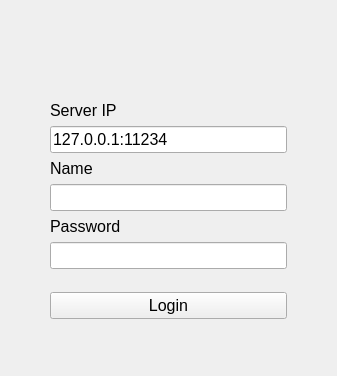
<?xml version="1.0" encoding="UTF-8"?>
<ui version="4.0">
 <class>CLoginClass</class>
 <widget class="QMainWindow" name="CLoginClass">
  <property name="geometry">
   <rect>
    <x>0</x>
    <y>0</y>
    <width>337</width>
    <height>376</height>
   </rect>
  </property>
  <property name="windowTitle">
   <string>LogIn</string>
  </property>
  <widget class="CMainWidget" name="mainWidget">
   <layout class="QFormLayout" name="formLayout">
    <property name="fieldGrowthPolicy">
     <enum>QFormLayout::AllNonFixedFieldsGrow</enum>
    </property>
    <property name="horizontalSpacing">
     <number>0</number>
    </property>
    <property name="leftMargin">
     <number>50</number>
    </property>
    <property name="topMargin">
     <number>0</number>
    </property>
    <property name="rightMargin">
     <number>50</number>
    </property>
    <property name="bottomMargin">
     <number>0</number>
    </property>
    <item row="0" column="1">
     <spacer name="verticalSpacer">
      <property name="orientation">
       <enum>Qt::Vertical</enum>
      </property>
      <property name="sizeHint" stdset="0">
       <size>
        <width>20</width>
        <height>80</height>
       </size>
      </property>
     </spacer>
    </item>
    <item row="2" column="1">
     <widget class="QLabel" name="lblError">
      <property name="font">
       <font>
        <family>Arial</family>
        <pointsize>11</pointsize>
       </font>
      </property>
      <property name="text">
       <string>&lt;font color=&quot;#FF0000&quot;&gt;&lt;/font&gt;</string>
      </property>
      <property name="alignment">
       <set>Qt::AlignCenter</set>
      </property>
     </widget>
    </item>
    <item row="3" column="1">
     <widget class="QLabel" name="lblIp">
      <property name="font">
       <font>
        <family>Arial</family>
        <pointsize>12</pointsize>
       </font>
      </property>
      <property name="text">
       <string>Server IP</string>
      </property>
     </widget>
    </item>
    <item row="4" column="1">
     <widget class="QLineEdit" name="lineEdit">
      <property name="font">
       <font>
        <family>Arial</family>
        <pointsize>12</pointsize>
       </font>
      </property>
      <property name="text">
       <string>127.0.0.1:11234</string>
      </property>
     </widget>
    </item>
    <item row="5" column="1">
     <widget class="QLabel" name="lblName">
      <property name="font">
       <font>
        <family>Arial</family>
        <pointsize>12</pointsize>
       </font>
      </property>
      <property name="text">
       <string>Name</string>
      </property>
     </widget>
    </item>
    <item row="6" column="1">
     <widget class="QLineEdit" name="editName">
      <property name="font">
       <font>
        <family>Arial</family>
        <pointsize>12</pointsize>
       </font>
      </property>
     </widget>
    </item>
    <item row="7" column="1">
     <widget class="QLabel" name="lblPassword">
      <property name="font">
       <font>
        <family>Arial</family>
        <pointsize>12</pointsize>
       </font>
      </property>
      <property name="text">
       <string>Password</string>
      </property>
     </widget>
    </item>
    <item row="8" column="1">
     <widget class="QLineEdit" name="editPassword">
      <property name="font">
       <font>
        <family>Arial</family>
        <pointsize>12</pointsize>
       </font>
      </property>
      <property name="echoMode">
       <enum>QLineEdit::Password</enum>
      </property>
     </widget>
    </item>
    <item row="9" column="1">
     <spacer name="verticalSpacer_2">
      <property name="orientation">
       <enum>Qt::Vertical</enum>
      </property>
      <property name="sizeHint" stdset="0">
       <size>
        <width>20</width>
        <height>20</height>
       </size>
      </property>
     </spacer>
    </item>
    <item row="12" column="1">
     <widget class="QPushButton" name="btnLogin">
      <property name="font">
       <font>
        <family>Arial</family>
        <pointsize>12</pointsize>
       </font>
      </property>
      <property name="text">
       <string>Login</string>
      </property>
     </widget>
    </item>
    <item row="13" column="1">
     <spacer name="verticalSpacer_3">
      <property name="orientation">
       <enum>Qt::Vertical</enum>
      </property>
      <property name="sizeHint" stdset="0">
       <size>
        <width>20</width>
        <height>60</height>
       </size>
      </property>
     </spacer>
    </item>
   </layout>
  </widget>
 </widget>
 <customwidgets>
  <customwidget>
   <class>CMainWidget</class>
   <extends>QWidget</extends>
   <header>mainWidget.h</header>
   <container>1</container>
  </customwidget>
 </customwidgets>
 <resources/>
 <connections/>
</ui>
